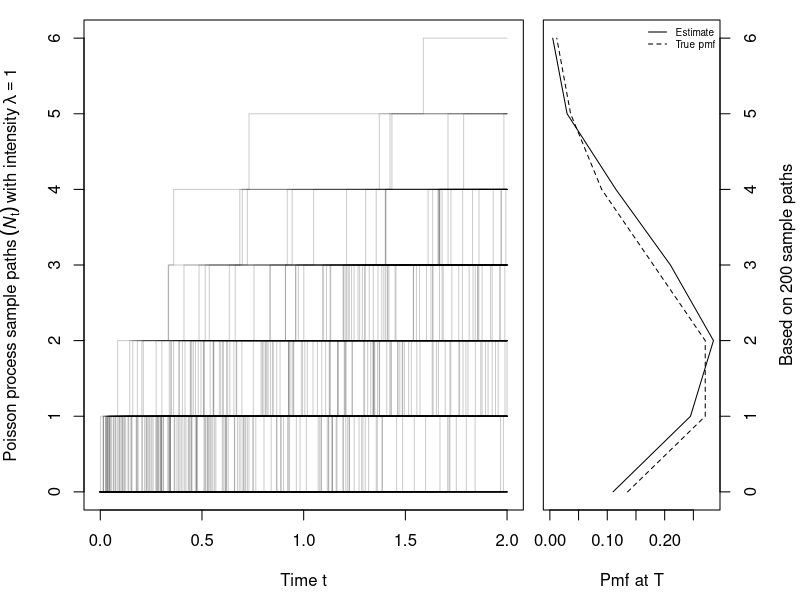
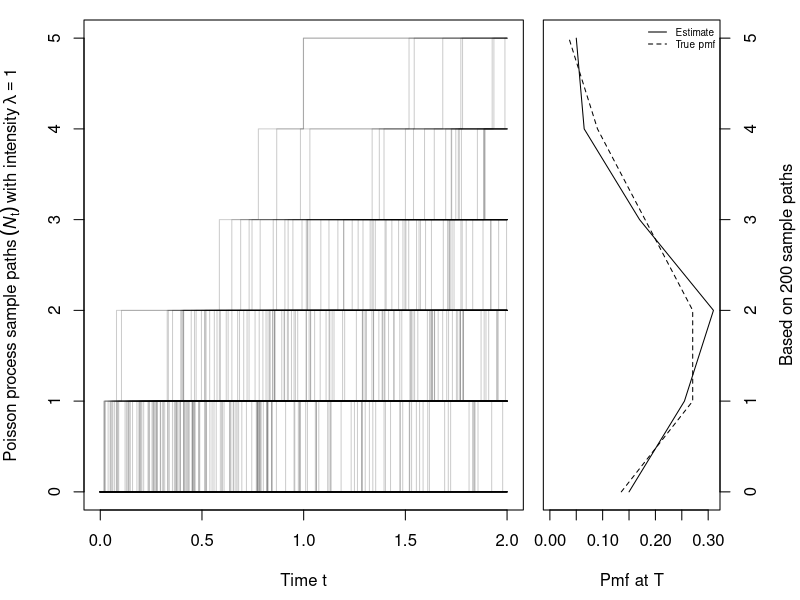
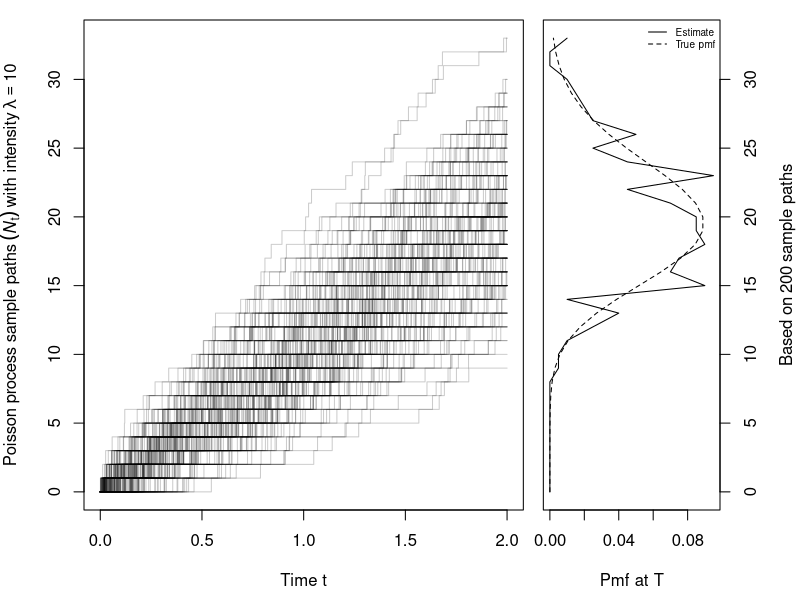
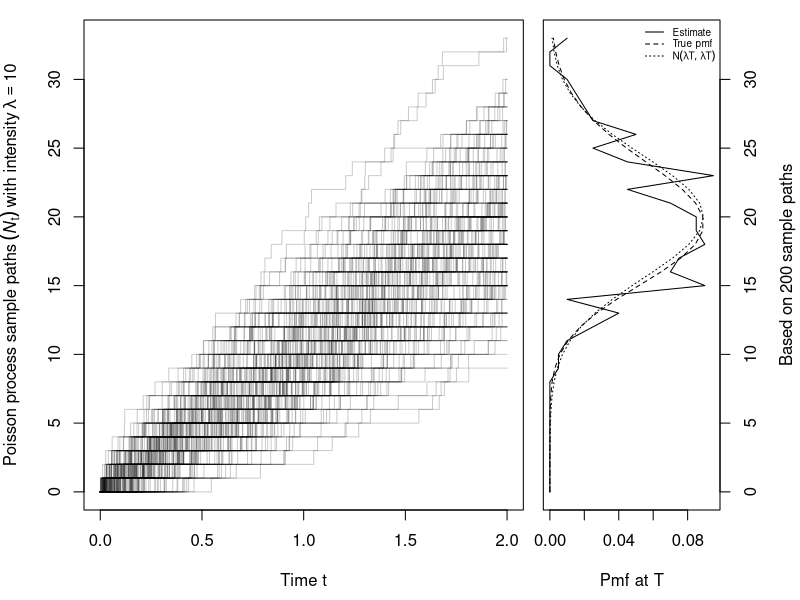

These figures' R source, in order:
## By Marius Hofert

## Simulating paths from homogeneous Poisson processes


### 0 Auxiliary functions ######################################################

##' @title Simulate Arrival Times of a Homogeneous Poisson Process
##' @param T time horizon T > 0
##' @param lambda intensity lambda > 0
##' @param method character string specifying the sampling algorithm used
##' @return sorted arrival times of one simulated path from a HPP with intensity lambda
##' @author Marius Hofert
HPP <- function(T, lambda, method = c("forward", "backward"))
{
    stopifnot(T > 0, lambda > 0)
    method <- match.arg(method)
    switch(method,
           "forward" = {
               res <- numeric(0) # for arrival times
               T.sum <- 0 # sum of arrival times
               repeat {
                   T.sum <- T.sum + rexp(1, rate = lambda) # update sum of arrival times by adding next Exp(lambda)
                   if(T.sum <= T) res <- c(res, T.sum) else break # add exponential to vector of arrival times or break
                   ## Note: If we knew from the beginning how many to draw, we
                   ##       could simply do cumsum(rexp(<so-many>, rate = lambda))
               }
               res
           },
           "backward" = {
               N.T <- rpois(1, lambda = lambda * T) # number of events until T
               U.sort <- sort(runif(N.T)) # order statistics of N.T-many standard uniforms
               U.sort * T # arrival times
           },
           stop("Wrong 'method'"))
}

##' @title Plotting Paths and Probability Mass Function in a Single Plot
##' @param x p-list containing the arrival times of p simulated paths of the HPP
##' @param T end point for plotting paths
##' @param lambda true lambda used to generate x
##' @param include.normal logical indicating whether to include
##' @return invisible()
##' @author Marius Hofert
##' @note The hist() pmf estimation becomes non-smooth for larger lambda
plot_with_pmf <- function(x, T, lambda, include.normal = FALSE)
{
    ## Basics
    stopifnot(is.list(x))
    p <- length(x) # number of paths

    ## For each sample path, compute the arrival times and corresponding values
    ## of N_t including the two end points t = 0 and t = T
    t <- list(p) # arrival times
    N.t <- list(p) # N_t values
    for(k in 1:p) {
        t[[k]] <- c(0, x[[k]], T) # arrival times including first and last point with no jump (for plotting)
        l <- length(x[[k]])
        N.t[[k]] <- c(0:l, l) # 0 in the beginning and constant at T (for plotting)
    }

    ## Setup layout and plot parameters
    layout(cbind(1, 2), width = c(1, 1/2)) # plot layout (with space to the right)
    opar <- par(mar = c(4.5, 4.2, 1, 0.5)) # reduce space around the main plot, especially to the right

    ## Plot of paths
    yran <- c(0, max(sapply(x, length))) # range of all paths (so that all are visible in the plot(s))
    plot(NA, xlim = c(0, T), ylim = yran, xlab = "Time t",
         ylab = substitute("Poisson process sample paths"~(italic(N)[t])~
                           "with intensity"~lambda==l, list(l = lambda)))
    for(k in 1:p)  # include all sample paths (note: can't easily work with the faster matlines() here)
        lines(t[[k]], N.t[[k]], type = "s",
              col = adjustcolor("black", alpha.f = 1/(1+p/50)))

    ## Plot of the histogram and true pmf of all p-many values at T
    N.T <- sapply(N.t, function(N.) tail(N., n = 1)) # grab out last values = value of N_t at t = T
    hist <- hist(N.T, breaks = -0.5 + yran[1]:(yran[2]+1), plot = FALSE) # pmf estimate based on all paths at t = T
    true <- dpois(yran[1]:yran[2], lambda = lambda * T) # true pmf evaluated at the same points
    xran <- if(include.normal) {
                c(0, max(hist$density, true, dnorm(lambda * T)))
            } else c(0, max(hist$density, true))
    par(mar = c(4.5, 0.5, 1, 4)) # reduce space around the second plot, especially to the left
    plot(hist$density, yran[1]:yran[2], type = "l", yaxt = "n", xlim = xran,
         ylim = yran, # forces the two plots to have aligned y-axes
         xlab = "Pmf at T") # plot pmf estimate (as a piecewise linear function to see more)
    lines(true, yran[1]:yran[2], lty = 2) # plot true pmf (as a piecewise linear function to see more)
    if(include.normal) {
        lines(dnorm(yran[1]:yran[2], mean = lambda * T, sd = sqrt(lambda * T)),
              yran[1]:yran[2], lty = 3)
        legend("topright", bty = "n", lty = c(1, 2, 3), cex = 0.6,
               legend = c("Estimate", "True pmf", expression(N(lambda*T, lambda*T))))
    } else legend("topright", bty = "n", lty = c(1, 2), cex = 0.6,
                  legend = c("Estimate", "True pmf"))
    axis(4) # secondary y-axis
    mtext(substitute("Based on"~p.~"sample paths", list(p. = p)),
          side = 4, line = 3) # secondary y-axis label

    ## Restore original plot parameters and layout
    par(opar) # restore plot parameters
    layout(1) # restore layout
    invisible()
}


### 1 Simulating a homogeneous Poisson process #################################

## Simulation
T <- 2 # time horizon
lambda <- 1 # intensity
n.paths <- 200 # number of paths to be sampled
set.seed(271) # for reproducibility
N.t <- replicate(n.paths, expr = HPP(T, lambda = lambda))
str(N.t)

## Plot paths with estimated and true pmf
plot_with_pmf(N.t, T = T, lambda = lambda)

## With other algorithm
N.t. <- replicate(n.paths, expr = HPP(T, lambda = lambda, method = "backward"))
plot_with_pmf(N.t., T = T, lambda = lambda)

## With larger lambda
lambda <- 10
N.t <- replicate(n.paths, expr = HPP(T, lambda = lambda))
plot_with_pmf(N.t, T = T, lambda = lambda)

## One can show that Poi(lambda * T) ~= N(lambda * T, lambda * T) for large lambda.
plot_with_pmf(N.t, T = T, lambda = lambda, include.normal = TRUE)
